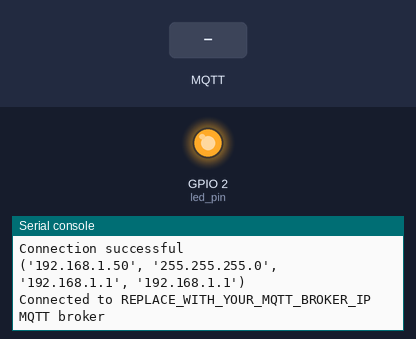
Simulated run of this program. Board: ESP8266 board running MicroPython. Shown: output pins drawn as LEDs (lit = HIGH, except the on-board LED, lit = LOW), the last lines printed to the serial console. Inputs (shaded band) come from the test bench. WiFi joins after 1.5 s; no MQTT or app messages arrive unless stated; the clock reads 2024-03-15 10:24:30 at power-on unless the program sets it.

Above: at 2.8 s.
2.9 s: MQTT message "on" arrives on the first subscribed topic
At 3.4 s:
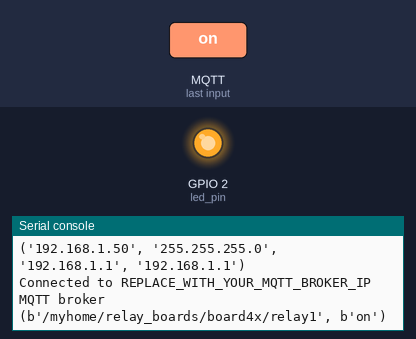
4.4 s: MQTT message "1" arrives on the first subscribed topic
At 5.6 s:
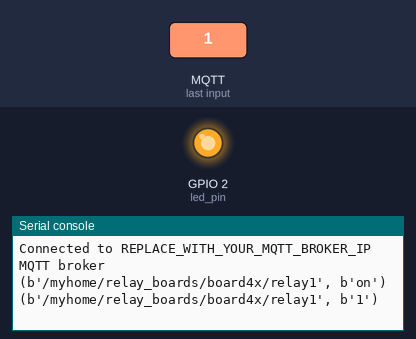
5.9 s: MQTT message "off" arrives on the first subscribed topic
At 6.9 s:
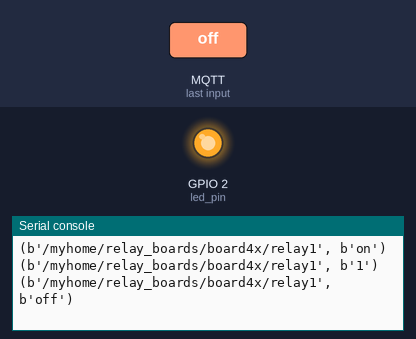

The program:

main.py
```python
from umqttsimple import MQTTClient
import machine
import ubinascii
import time
import relay

# call back function for received message from MQTT server
def sub_cb(topic, msg):
    print((topic, msg))
    if topic == topic_relay1:
        if msg == b'on' or msg == b'1':
            relay.on1()
        else:
            relay.off1()
    if topic == topic_relay2:
        if msg == b'on' or msg == b'1':
            relay.on2()
        else:
            relay.off2()
    if topic == topic_relay3:
        if msg == b'on' or msg == b'1':
            relay.on3()
        else:
            relay.off3()
    if topic == topic_relay4:
        if msg == b'on' or msg == b'1':
            relay.on4()
        else:
            relay.off4()


# Connection to MQTT server and subscription to topic for each relay
def connect_and_subscribe():
    global client_id, mqtt_server
    global topic_relay1, topic_relay2, topic_relay3, topic_relay4
    client = MQTTClient(client_id, mqtt_server)
    client.set_callback(sub_cb)
    client.connect()
    client.subscribe(topic_relay1)
    client.subscribe(topic_relay2)
    client.subscribe(topic_relay3)
    client.subscribe(topic_relay4)
    print('Connected to %s MQTT broker'%mqtt_server)
    return client

# This function causes the reset in case of disconnection from MQTT or other errors
def restart_and_reconnect():
    print('Failed to connect to MQTT broker. Reconnecting...')
    time.sleep(10)
    machine.reset()

# The following try block tries to do initial connection to MQTT
try:
    client = connect_and_subscribe()
except OSError as e:
    restart_and_reconnect()

# And finally here is main loop in which mqtt client is checked for incomming messages
while True:
    try:
        client.check_msg()
        if (time.time() - last_message) > message_interval:
          msg = b'Hello #%d' % counter
          client.publish(topic_pub, msg)
          last_message = time.time()
          counter += 1
    except OSError as e:
        restart_and_reconnect()
```

relay.py
```python
#
# This suprisingly works on stock boards.
# Tested on LC Technology Esp8266 Relay x2 and x4 with CPU MS51FB9AE
# Make sure that the board is Mode 2 (Red LED is on)
# If blue LED is on when the boar is powered up,
# then disconnect the power, push S1 button and power the board.
# This will swith the board to Mode 2
# If everything works, then green LED on the LCTech board will
# start blinking at the interval of 1s.
#
import time
import ubinascii

from machine import Pin, Signal
from machine import UART

led_pin = Pin(2, Pin.OUT)
led = Signal(led_pin, invert=True)

ut0 = UART(0, 115200)
ut0.init(115200, bits=8, parity=None, stop=1)

def toggle(p):
	p.value(not p.value())

def cpu_connect():
    ut0.write('\r\n0,CONNECT\r\n+IPD,0,4:')

def cpu_disconnected():
    ut0.write('0,CLOSED\r\n')

def on1():
    cpu_connect()
    ut0.write(ubinascii.unhexlify('A00101A2'))
    cpu_disconnected()

def off1():
    cpu_connect()
    ut0.write(ubinascii.unhexlify('A00100A1'))
    cpu_disconnected()

def on2():
    cpu_connect()
    ut0.write(ubinascii.unhexlify('A00201A3'))
    cpu_disconnected()

def off2():
    cpu_connect()
    ut0.write(ubinascii.unhexlify('A00200A2'))
    cpu_disconnected()

def on3():
    cpu_connect()
    ut0.write(ubinascii.unhexlify('A00301A4'))
    cpu_disconnected()

def off3():
    cpu_connect()
    ut0.write(ubinascii.unhexlify('A00300A3'))
    cpu_disconnected()

def on4():
    cpu_connect()
    ut0.write(ubinascii.unhexlify('A00401A5'))
    cpu_disconnected()

def off4():
    cpu_connect()
    ut0.write(ubinascii.unhexlify('A00400A4'))
    cpu_disconnected()
```

boot.py
```python
# This file is executed on every boot (including wake-boot from deepsleep)
import esp
esp.osdebug(None)
import network
import uos
uos.dupterm(None, 1) # disable REPL on UART(0)
import gc
import webrepl
import ubinascii
import time
import machine

webrepl.start()
gc.collect()

# Here is placed some configuration
# Wifi credentials
ssid = 'REPLACE_WITH_YOUR_SSID'
password = 'REPLACE_WITH_YOUR_PASSWORD'
# Here is placed configuration of mqtt.
# You can use IP address or the name like: 'broker.hivemq.com'
mqtt_server = 'REPLACE_WITH_YOUR_MQTT_BROKER_IP'
# Here you can define topic name for each relay
# like in the following example. You can choose completely
# different name for each topic
topic_relay1 = b'/myhome/relay_boards/board4x/relay1'
topic_relay2 = b'/myhome/relay_boards/board4x/relay2'
topic_relay3 = b'/myhome/relay_boards/board4x/relay3'
topic_relay4 = b'/myhome/relay_boards/board4x/relay4'
topic_pub = b'/myhome/relay_boards/board4x/status'

last_message = 0
message_interval = 5
counter = 0

client_id = ubinascii.hexlify(machine.unique_id())

station = network.WLAN(network.STA_IF)
station.active(True)
station.connect(ssid, password)

while station.isconnected() == False:
  pass

print('Connection successful')
print(station.ifconfig())
```

Measured:
- after the input at 2.9 s, the serial console: prints a new line at once (image 1)
- after the input at 4.4 s, the serial console: prints a new line at once (image 2)
- after the input at 5.9 s, the serial console: prints a new line at once (image 3)
